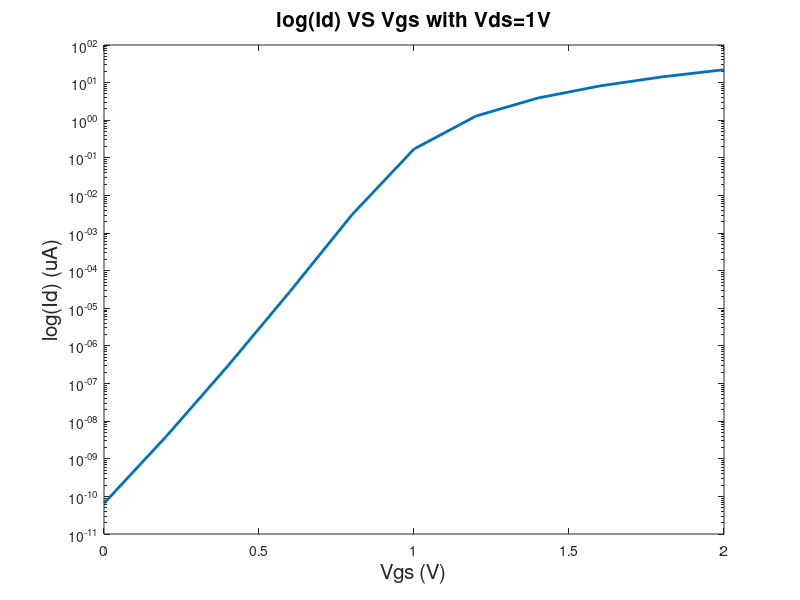
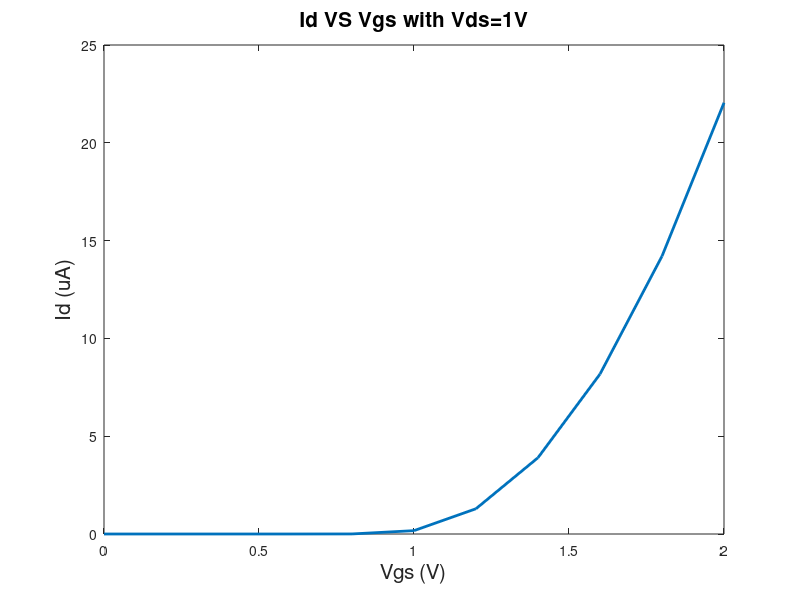

The MATLAB source for these figures, in order:
%SEMICONDUCTOR PARAMETER AND CONSTANTS
q=1.6e-19;
epsi_0=8.85e-12;
vkbt=26e-3;
Nsub=-4e17*1e6;             %negative for NMOS 
epsi_si=11.7*epsi_0;
epsi_ox=3.9*epsi_0;
eg=1.1*q;
ni=1.5e10*1e6;
na=abs(Nsub);
w=1e-6;
l=1e-6;
mu_eff=200*1e-4;
chi_si=4.05*q;
tox=10e-9;
cox=epsi_ox/tox;
phi_m=chi_si/q;%+eg/q;
phi_b=-sign(Nsub)*vkbt*log(abs(Nsub)/ni);
phi_s=chi_si/q+eg/(2*q)+phi_b;
vfb=phi_m-phi_s;


vg=0:.2:2;
vd=1;
n=length(vg);
for i=1:n
psi_s_min=-vg(i)-vd-abs(vfb);
psi_s_max=vg(i)+vd+abs(vfb);
dpsi_s=1e-3;

psi_svec=psi_s_min:dpsi_s:psi_s_max;

idvs=[];
dv=1e-3;
del_psi=10e-3;

for v=0:dv:vd
    f1= @(psi) ni^2/na*exp((psi-v)/vkbt);
    f2= @(psi) (2*vkbt*q*na/epsi_si).^0.5*(psi/vkbt+f1(psi)/na).^0.5;
    f3= @(psi_s) vfb+psi_s+epsi_si/cox*f2(psi_s);
    f1byf2=@(psi) f1(psi)./f2(psi);
    
    vgs=f3(psi_svec);
    psi_s=interp1(real(vgs),real(psi_svec),vg);
    inn_int=integral(f1byf2,del_psi,psi_s(i));
    idvs=[idvs q*mu_eff*w/l*inn_int];
end

id(i)=sum(idvs)*dv;
end   
figure(1)
semilogy(vg,abs(id*1e6),'linewidth',2)
xlabel('Vgs (V)','FontSize',15)
ylabel('log(Id) (uA)','FontSize',15)
title('log(Id) VS Vgs with Vds=1V','FontSize',15)
hold on
figure(2)
plot(vg,abs(id*1e6),'linewidth',2)
xlabel('Vgs (V)','FontSize',15)
ylabel('Id (uA)','FontSize',15)
title('Id VS Vgs with Vds=1V','FontSize',15)
hold on